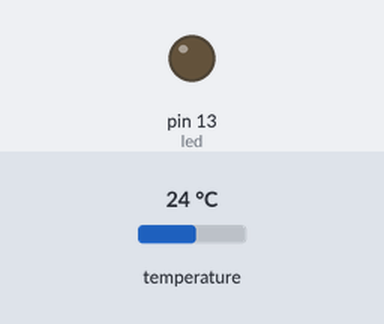
The sketch below on a simulated Arduino Uno, built with avr-gcc and run on an emulated ATmega328P. Parts: output pins drawn as LEDs (lit = HIGH). The test bench sets the inputs (shaded band); at power-on: temperature 24 °C.

Above: at 0.9 s.
At 11.1 s:
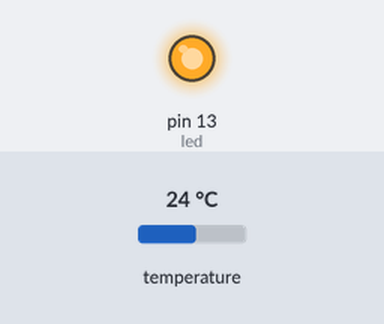
Timing chart, 0 to 14.0 s (numbered marks = the images above):
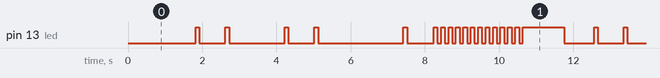

The sketch:

main.ino
```cpp
#include <OneWire.h>

OneWire ds(10);
byte i;
byte present = 0;
byte data[12];
byte addr[8];
int led = LED_BUILTIN;
int bc = 0; //blink code
int bcc = 0; //bc counter
#define BC_NO_MORE_ADDR 1
#define BC_CRC_INVALID 2

// the setup routine runs once when you press reset:
void setup() {
  pinMode(led, OUTPUT);
}

void blnk(byte b, int d)
{
  digitalWrite(led, b ? HIGH : LOW);
  delay(d);
}

// the loop routine runs over and over again forever:
void loop() {
  if(bc)
  {
    if(!bcc) {bc = 0; return;}
    if(bc == BC_NO_MORE_ADDR) digitalWrite(led, bcc % 2 ? HIGH : LOW);
    if(bc == BC_CRC_INVALID) digitalWrite(led, bcc % 5 ? HIGH : LOW);
    bcc--;
    delay(100);
    return;
  }
  if ( !ds.search(addr)) {
    bc = BC_NO_MORE_ADDR;
    ds.reset_search();
    bcc = 25;
    return;
  }

  if ( OneWire::crc8( addr, 7) != addr[7]) {
      bc = BC_CRC_INVALID;
      bcc = 25;
      return;
  }

  ds.reset();
  ds.select(addr);
  ds.write(0x44,1);

  delay(1000);

  present = ds.reset();
  ds.select(addr);
  ds.write(0xBE);

  for ( i = 0; i < 9; i++)
    data[i] = ds.read();

  for(int j = 0; j < 9; j++)
    for(i = 0; i < 8; i++)
      blnk(data[j] & (1 >> i), 100);
}
```

Measured:
- by itself, pin 13 (led): moves between LOW and HIGH, repeating every 10.7 s
- by itself, everything shown: repeats every 10.7 s, in 36 steps
